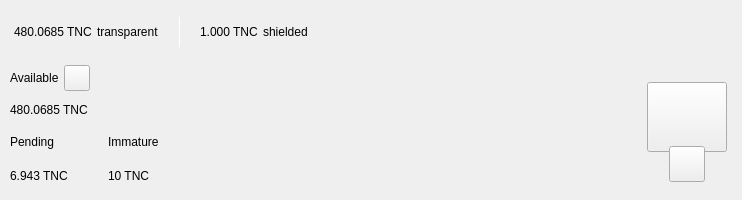
<?xml version="1.0" encoding="UTF-8"?>
<ui version="4.0">
 <class>TopBar</class>
 <widget class="QWidget" name="TopBar">
  <property name="geometry">
   <rect>
    <x>0</x>
    <y>0</y>
    <width>734</width>
    <height>200</height>
   </rect>
  </property>
  <property name="minimumSize">
   <size>
    <width>0</width>
    <height>200</height>
   </size>
  </property>
  <property name="maximumSize">
   <size>
    <width>16777215</width>
    <height>200</height>
   </size>
  </property>
  <property name="windowTitle">
   <string>Form</string>
  </property>
  <layout class="QVBoxLayout" name="verticalLayout_10" stretch="0">
   <property name="spacing">
    <number>0</number>
   </property>
   <property name="leftMargin">
    <number>0</number>
   </property>
   <property name="topMargin">
    <number>0</number>
   </property>
   <property name="rightMargin">
    <number>0</number>
   </property>
   <property name="bottomMargin">
    <number>0</number>
   </property>
   <item>
    <widget class="PFBorderImage" name="containerTop">
     <layout class="QVBoxLayout" name="verticalLayout_11">
      <property name="spacing">
       <number>0</number>
      </property>
      <property name="leftMargin">
       <number>0</number>
      </property>
      <property name="topMargin">
       <number>0</number>
      </property>
      <property name="rightMargin">
       <number>0</number>
      </property>
      <property name="bottomMargin">
       <number>0</number>
      </property>
      <item>
       <widget class="QWidget" name="top_container_2" native="true">
        <property name="minimumSize">
         <size>
          <width>0</width>
          <height>65</height>
         </size>
        </property>
        <layout class="QHBoxLayout" name="top_container">
         <property name="spacing">
          <number>0</number>
         </property>
         <property name="leftMargin">
          <number>14</number>
         </property>
         <property name="topMargin">
          <number>0</number>
         </property>
         <property name="rightMargin">
          <number>14</number>
         </property>
         <property name="bottomMargin">
          <number>0</number>
         </property>
         <item alignment="Qt::AlignVCenter">
          <widget class="QWidget" name="widgetTopAmount" native="true">
           <property name="sizePolicy">
            <sizepolicy hsizetype="Preferred" vsizetype="Maximum">
             <horstretch>0</horstretch>
             <verstretch>0</verstretch>
            </sizepolicy>
           </property>
           <layout class="QHBoxLayout" name="horizontalLayout_5">
            <property name="spacing">
             <number>5</number>
            </property>
            <property name="leftMargin">
             <number>0</number>
            </property>
            <property name="topMargin">
             <number>0</number>
            </property>
            <property name="rightMargin">
             <number>0</number>
            </property>
            <property name="bottomMargin">
             <number>0</number>
            </property>
            <item alignment="Qt::AlignTop">
             <widget class="QLabel" name="labelAmountTopTnc">
              <property name="minimumSize">
               <size>
                <width>0</width>
                <height>36</height>
               </size>
              </property>
              <property name="styleSheet">
               <string notr="true">padding:0px;margin:0px;</string>
              </property>
              <property name="text">
               <string notr="true">480.0685 TNC</string>
              </property>
             </widget>
            </item>
            <item>
             <widget class="QLabel" name="labelTrans">
              <property name="text">
               <string>transparent</string>
              </property>
             </widget>
            </item>
            <item>
             <spacer name="horizontalSpacer_11">
              <property name="orientation">
               <enum>Qt::Horizontal</enum>
              </property>
              <property name="sizeType">
               <enum>QSizePolicy::Fixed</enum>
              </property>
              <property name="sizeHint" stdset="0">
               <size>
                <width>15</width>
                <height>20</height>
               </size>
              </property>
             </spacer>
            </item>
            <item alignment="Qt::AlignVCenter">
             <widget class="QLabel" name="typeSpacerTop">
              <property name="minimumSize">
               <size>
                <width>1</width>
                <height>30</height>
               </size>
              </property>
              <property name="maximumSize">
               <size>
                <width>1</width>
                <height>30</height>
               </size>
              </property>
              <property name="styleSheet">
               <string notr="true">background-color:white;
padding:0px;
border:none;</string>
              </property>
              <property name="text">
               <string/>
              </property>
             </widget>
            </item>
            <item>
             <spacer name="horizontalSpacer_12">
              <property name="orientation">
               <enum>Qt::Horizontal</enum>
              </property>
              <property name="sizeType">
               <enum>QSizePolicy::Fixed</enum>
              </property>
              <property name="sizeHint" stdset="0">
               <size>
                <width>15</width>
                <height>20</height>
               </size>
              </property>
             </spacer>
            </item>
            <item alignment="Qt::AlignTop">
             <widget class="QLabel" name="labelAmountTopShieldedTnc">
              <property name="minimumSize">
               <size>
                <width>0</width>
                <height>36</height>
               </size>
              </property>
              <property name="text">
               <string notr="true">1.000 TNC</string>
              </property>
             </widget>
            </item>
            <item>
             <widget class="QLabel" name="labelShield">
              <property name="text">
               <string>shielded</string>
              </property>
             </widget>
            </item>
           </layout>
          </widget>
         </item>
         <item>
          <spacer name="horizontalSpacer">
           <property name="orientation">
            <enum>Qt::Horizontal</enum>
           </property>
           <property name="sizeHint" stdset="0">
            <size>
             <width>40</width>
             <height>20</height>
            </size>
           </property>
          </spacer>
         </item>
         <item>
          <layout class="QHBoxLayout" name="horizontalLayout_4">
           <property name="spacing">
            <number>12</number>
           </property>
           <property name="rightMargin">
            <number>0</number>
           </property>
           <item alignment="Qt::AlignRight">
            <widget class="QWidget" name="layoutSync" native="true">
             <property name="minimumSize">
              <size>
               <width>0</width>
               <height>36</height>
              </size>
             </property>
             <property name="maximumSize">
              <size>
               <width>16777215</width>
               <height>36</height>
              </size>
             </property>
             <layout class="QVBoxLayout" name="verticalLayout_9">
              <property name="leftMargin">
               <number>0</number>
              </property>
              <property name="topMargin">
               <number>0</number>
              </property>
              <property name="rightMargin">
               <number>0</number>
              </property>
              <property name="bottomMargin">
               <number>0</number>
              </property>
              <item>
               <widget class="ExpandableButton" name="pushButtonSync" native="true">
                <property name="minimumSize">
                 <size>
                  <width>36</width>
                  <height>36</height>
                 </size>
                </property>
                <property name="maximumSize">
                 <size>
                  <width>16777215</width>
                  <height>36</height>
                 </size>
                </property>
               </widget>
              </item>
             </layout>
            </widget>
           </item>
           <item>
            <widget class="ExpandableButton" name="pushButtonHDUpgrade" native="true">
             <property name="minimumSize">
              <size>
               <width>36</width>
               <height>36</height>
              </size>
             </property>
            </widget>
           </item>
           <item>
            <widget class="ExpandableButton" name="pushButtonStack" native="true">
             <property name="minimumSize">
              <size>
               <width>36</width>
               <height>36</height>
              </size>
             </property>
            </widget>
           </item>
           <item>
            <widget class="ExpandableButton" name="pushButtonColdStaking" native="true">
             <property name="minimumSize">
              <size>
               <width>36</width>
               <height>36</height>
              </size>
             </property>
            </widget>
           </item>
           <item>
            <widget class="ExpandableButton" name="pushButtonConnection" native="true">
             <property name="minimumSize">
              <size>
               <width>36</width>
               <height>36</height>
              </size>
             </property>
            </widget>
           </item>
           <item>
            <widget class="ExpandableButton" name="pushButtonTor" native="true">
             <property name="minimumSize">
              <size>
               <width>36</width>
               <height>36</height>
              </size>
             </property>
            </widget>
           </item>
           <item>
            <widget class="ExpandableButton" name="pushButtonLock" native="true">
             <property name="sizePolicy">
              <sizepolicy hsizetype="Expanding" vsizetype="Expanding">
               <horstretch>0</horstretch>
               <verstretch>0</verstretch>
              </sizepolicy>
             </property>
             <property name="minimumSize">
              <size>
               <width>36</width>
               <height>0</height>
              </size>
             </property>
            </widget>
           </item>
           <item>
            <widget class="ExpandableButton" name="pushButtonTheme" native="true">
             <property name="minimumSize">
              <size>
               <width>36</width>
               <height>36</height>
              </size>
             </property>
             <property name="maximumSize">
              <size>
               <width>16777215</width>
               <height>36</height>
              </size>
             </property>
            </widget>
           </item>
           <item>
            <widget class="ExpandableButton" name="pushButtonFAQ" native="true">
             <property name="minimumSize">
              <size>
               <width>36</width>
               <height>36</height>
              </size>
             </property>
            </widget>
           </item>
          </layout>
         </item>
        </layout>
       </widget>
      </item>
      <item>
       <widget class="QWidget" name="bottom_container" native="true">
        <property name="minimumSize">
         <size>
          <width>0</width>
          <height>135</height>
         </size>
        </property>
        <layout class="QHBoxLayout" name="botton_container">
         <property name="leftMargin">
          <number>10</number>
         </property>
         <property name="topMargin">
          <number>0</number>
         </property>
         <property name="rightMargin">
          <number>10</number>
         </property>
         <property name="bottomMargin">
          <number>10</number>
         </property>
         <item>
          <layout class="QVBoxLayout" name="verticalLayout_7">
           <property name="spacing">
            <number>0</number>
           </property>
           <property name="leftMargin">
            <number>0</number>
           </property>
           <property name="rightMargin">
            <number>30</number>
           </property>
           <item>
            <layout class="QVBoxLayout" name="verticalLayout_2">
             <item>
              <layout class="QHBoxLayout" name="horizontalLayoutContainerAvailable">
               <property name="spacing">
                <number>5</number>
               </property>
               <item>
                <widget class="QLabel" name="labelTitle1">
                 <property name="text">
                  <string>Available</string>
                 </property>
                </widget>
               </item>
               <item>
                <widget class="QPushButton" name="pushButtonBalanceInfo">
                 <property name="minimumSize">
                  <size>
                   <width>26</width>
                   <height>26</height>
                  </size>
                 </property>
                 <property name="maximumSize">
                  <size>
                   <width>26</width>
                   <height>26</height>
                  </size>
                 </property>
                 <property name="mouseTracking">
                  <bool>true</bool>
                 </property>
                 <property name="focusPolicy">
                  <enum>Qt::NoFocus</enum>
                 </property>
                 <property name="text">
                  <string notr="true"/>
                 </property>
                 <property name="iconSize">
                  <size>
                   <width>24</width>
                   <height>24</height>
                  </size>
                 </property>
                 <property name="shortcut">
                  <string notr="true"/>
                 </property>
                </widget>
               </item>
               <item>
                <spacer name="horizontalSpacer_4">
                 <property name="orientation">
                  <enum>Qt::Horizontal</enum>
                 </property>
                 <property name="sizeType">
                  <enum>QSizePolicy::MinimumExpanding</enum>
                 </property>
                 <property name="sizeHint" stdset="0">
                  <size>
                   <width>20</width>
                   <height>20</height>
                  </size>
                 </property>
                </spacer>
               </item>
              </layout>
             </item>
             <item>
              <widget class="QLabel" name="labelAmountTnc">
               <property name="text">
                <string notr="true">480.0685 TNC</string>
               </property>
              </widget>
             </item>
            </layout>
           </item>
           <item>
            <widget class="QWidget" name="container_imm_pend" native="true">
             <layout class="QHBoxLayout" name="horizontalLayout_2">
              <property name="spacing">
               <number>0</number>
              </property>
              <property name="leftMargin">
               <number>0</number>
              </property>
              <property name="topMargin">
               <number>0</number>
              </property>
              <property name="rightMargin">
               <number>0</number>
              </property>
              <property name="bottomMargin">
               <number>0</number>
              </property>
              <item alignment="Qt::AlignLeft">
               <widget class="QWidget" name="container_pending" native="true">
                <property name="sizePolicy">
                 <sizepolicy hsizetype="Minimum" vsizetype="Preferred">
                  <horstretch>0</horstretch>
                  <verstretch>0</verstretch>
                 </sizepolicy>
                </property>
                <layout class="QVBoxLayout" name="verticalLayout_3">
                 <property name="leftMargin">
                  <number>0</number>
                 </property>
                 <property name="topMargin">
                  <number>0</number>
                 </property>
                 <property name="rightMargin">
                  <number>0</number>
                 </property>
                 <property name="bottomMargin">
                  <number>0</number>
                 </property>
                 <item>
                  <widget class="QLabel" name="labelTitle3">
                   <property name="text">
                    <string>Pending</string>
                   </property>
                  </widget>
                 </item>
                 <item>
                  <widget class="QLabel" name="labelPendingTnc">
                   <property name="text">
                    <string notr="true">6.943 TNC</string>
                   </property>
                  </widget>
                 </item>
                </layout>
               </widget>
              </item>
              <item>
               <spacer name="horizontalSpacer_3">
                <property name="orientation">
                 <enum>Qt::Horizontal</enum>
                </property>
                <property name="sizeType">
                 <enum>QSizePolicy::Fixed</enum>
                </property>
                <property name="sizeHint" stdset="0">
                 <size>
                  <width>40</width>
                  <height>20</height>
                 </size>
                </property>
               </spacer>
              </item>
              <item alignment="Qt::AlignLeft">
               <widget class="QWidget" name="container_immature" native="true">
                <property name="sizePolicy">
                 <sizepolicy hsizetype="Minimum" vsizetype="Preferred">
                  <horstretch>0</horstretch>
                  <verstretch>0</verstretch>
                 </sizepolicy>
                </property>
                <layout class="QVBoxLayout" name="verticalLayout_4">
                 <property name="leftMargin">
                  <number>0</number>
                 </property>
                 <property name="topMargin">
                  <number>0</number>
                 </property>
                 <property name="rightMargin">
                  <number>0</number>
                 </property>
                 <property name="bottomMargin">
                  <number>0</number>
                 </property>
                 <item>
                  <widget class="QLabel" name="labelTitle4">
                   <property name="text">
                    <string>Immature</string>
                   </property>
                  </widget>
                 </item>
                 <item>
                  <widget class="QLabel" name="labelImmatureTnc">
                   <property name="text">
                    <string notr="true">10 TNC</string>
                   </property>
                  </widget>
                 </item>
                </layout>
               </widget>
              </item>
              <item>
               <spacer name="horizontalSpacer_5">
                <property name="orientation">
                 <enum>Qt::Horizontal</enum>
                </property>
                <property name="sizeHint" stdset="0">
                 <size>
                  <width>40</width>
                  <height>20</height>
                 </size>
                </property>
               </spacer>
              </item>
             </layout>
            </widget>
           </item>
          </layout>
         </item>
         <item>
          <spacer name="horizontalSpacer_2">
           <property name="orientation">
            <enum>Qt::Horizontal</enum>
           </property>
           <property name="sizeHint" stdset="0">
            <size>
             <width>40</width>
             <height>20</height>
            </size>
           </property>
          </spacer>
         </item>
         <item alignment="Qt::AlignHCenter|Qt::AlignVCenter">
          <widget class="QWidget" name="qrContainer" native="true">
           <property name="sizePolicy">
            <sizepolicy hsizetype="Preferred" vsizetype="Minimum">
             <horstretch>0</horstretch>
             <verstretch>0</verstretch>
            </sizepolicy>
           </property>
           <property name="minimumSize">
            <size>
             <width>90</width>
             <height>110</height>
            </size>
           </property>
           <property name="maximumSize">
            <size>
             <width>90</width>
             <height>110</height>
            </size>
           </property>
           <layout class="QVBoxLayout" name="containerQR">
            <property name="spacing">
             <number>0</number>
            </property>
            <property name="leftMargin">
             <number>5</number>
            </property>
            <property name="topMargin">
             <number>10</number>
            </property>
            <property name="rightMargin">
             <number>5</number>
            </property>
            <property name="bottomMargin">
             <number>0</number>
            </property>
            <item>
             <widget class="QPushButton" name="btnQr">
              <property name="minimumSize">
               <size>
                <width>70</width>
                <height>70</height>
               </size>
              </property>
              <property name="maximumSize">
               <size>
                <width>16777215</width>
                <height>70</height>
               </size>
              </property>
              <property name="focusPolicy">
               <enum>Qt::NoFocus</enum>
              </property>
              <property name="text">
               <string/>
              </property>
              <property name="iconSize">
               <size>
                <width>70</width>
                <height>70</height>
               </size>
              </property>
             </widget>
            </item>
            <item>
             <spacer name="verticalSpacer">
              <property name="orientation">
               <enum>Qt::Vertical</enum>
              </property>
              <property name="sizeType">
               <enum>QSizePolicy::Fixed</enum>
              </property>
              <property name="sizeHint" stdset="0">
               <size>
                <width>20</width>
                <height>20</height>
               </size>
              </property>
             </spacer>
            </item>
            <item alignment="Qt::AlignHCenter|Qt::AlignBottom">
             <widget class="QPushButton" name="pushButtonQR">
              <property name="minimumSize">
               <size>
                <width>36</width>
                <height>36</height>
               </size>
              </property>
              <property name="maximumSize">
               <size>
                <width>36</width>
                <height>36</height>
               </size>
              </property>
              <property name="focusPolicy">
               <enum>Qt::NoFocus</enum>
              </property>
              <property name="text">
               <string/>
              </property>
             </widget>
            </item>
           </layout>
          </widget>
         </item>
        </layout>
       </widget>
      </item>
     </layout>
    </widget>
   </item>
  </layout>
 </widget>
 <customwidgets>
  <customwidget>
   <class>ExpandableButton</class>
   <extends>QWidget</extends>
   <header>qt/t_notes/expandablebutton.h</header>
   <container>1</container>
  </customwidget>
  <customwidget>
   <class>PFBorderImage</class>
   <extends>QFrame</extends>
   <header>qt/t_notes/pfborderimage.h</header>
   <container>1</container>
  </customwidget>
 </customwidgets>
 <resources/>
 <connections/>
</ui>
